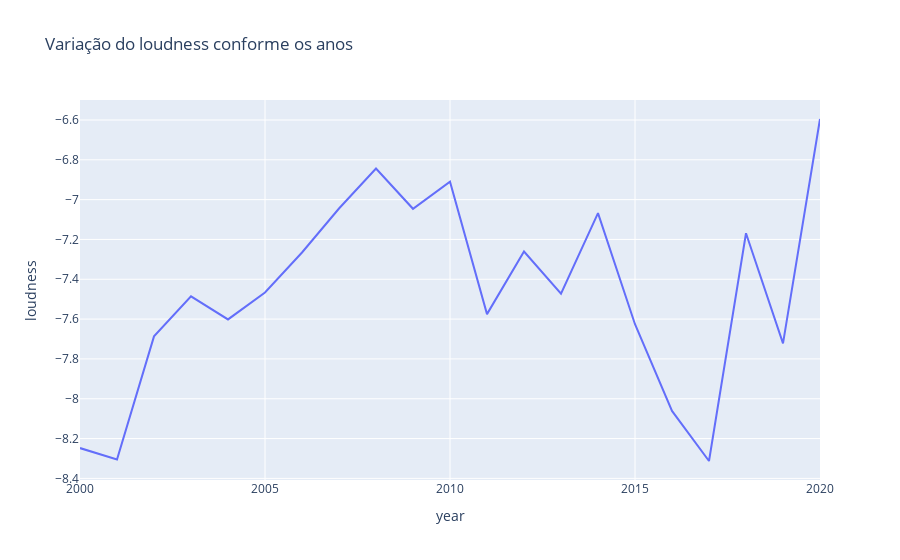

The notebook cell saved with this chart:
### Code cell
fig = px.line(dados_anos, x="year", y="loudness",
              title="Variação do loudness conforme os anos")
fig.show()

### Figure 1 — Plotly figure (JSON) as saved in the notebook; plotly's stock layout.template omitted (floating-point values rounded to 4 significant figures)
{"data": [{"hovertemplate": "year=%{x}<br>loudness=%{y}<extra></extra>", "legendgroup": "", "line": {"color": "#636efa", "dash": "solid"}, "marker": {"symbol": "circle"}, "mode": "lines", "name": "", "orientation": "v", "showlegend": false, "type": "scatter", "x": [2000, 2001, 2002, 2003, 2004, 2005, 2006, 2007, 2008, 2009, 2010, 2011, 2012, 2013, 2014, 2015, 2016, 2017, 2018, 2019, 2020], "xaxis": "x", "y": [-8.248, -8.305, -7.687, -7.486, -7.602, -7.466, -7.266, -7.045, -6.844, -7.046, -6.91, -7.575, -7.261, -7.472, -7.067, -7.626, -8.061, -8.313, -7.169, -7.722, -6.595], "yaxis": "y"}], "layout": {"legend": {"tracegroupgap": 0}, "title": {"text": "Variação do loudness conforme os anos"}, "xaxis": {"anchor": "y", "domain": [0, 1], "title": {"text": "year"}}, "yaxis": {"anchor": "x", "domain": [0, 1], "title": {"text": "loudness"}}}}
